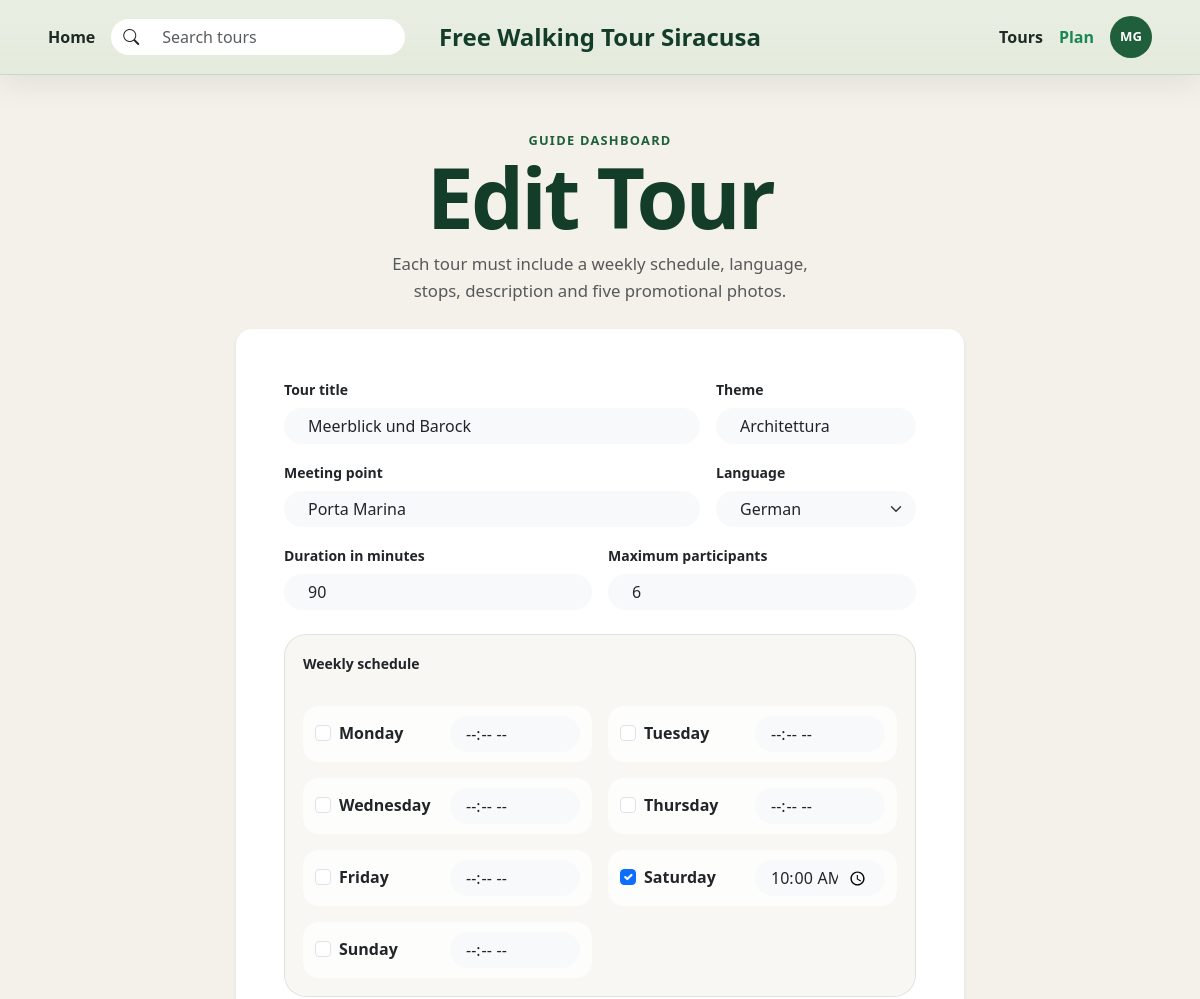
The page /tour/4/edit (signed in, upper part) on the database as committed earlier.
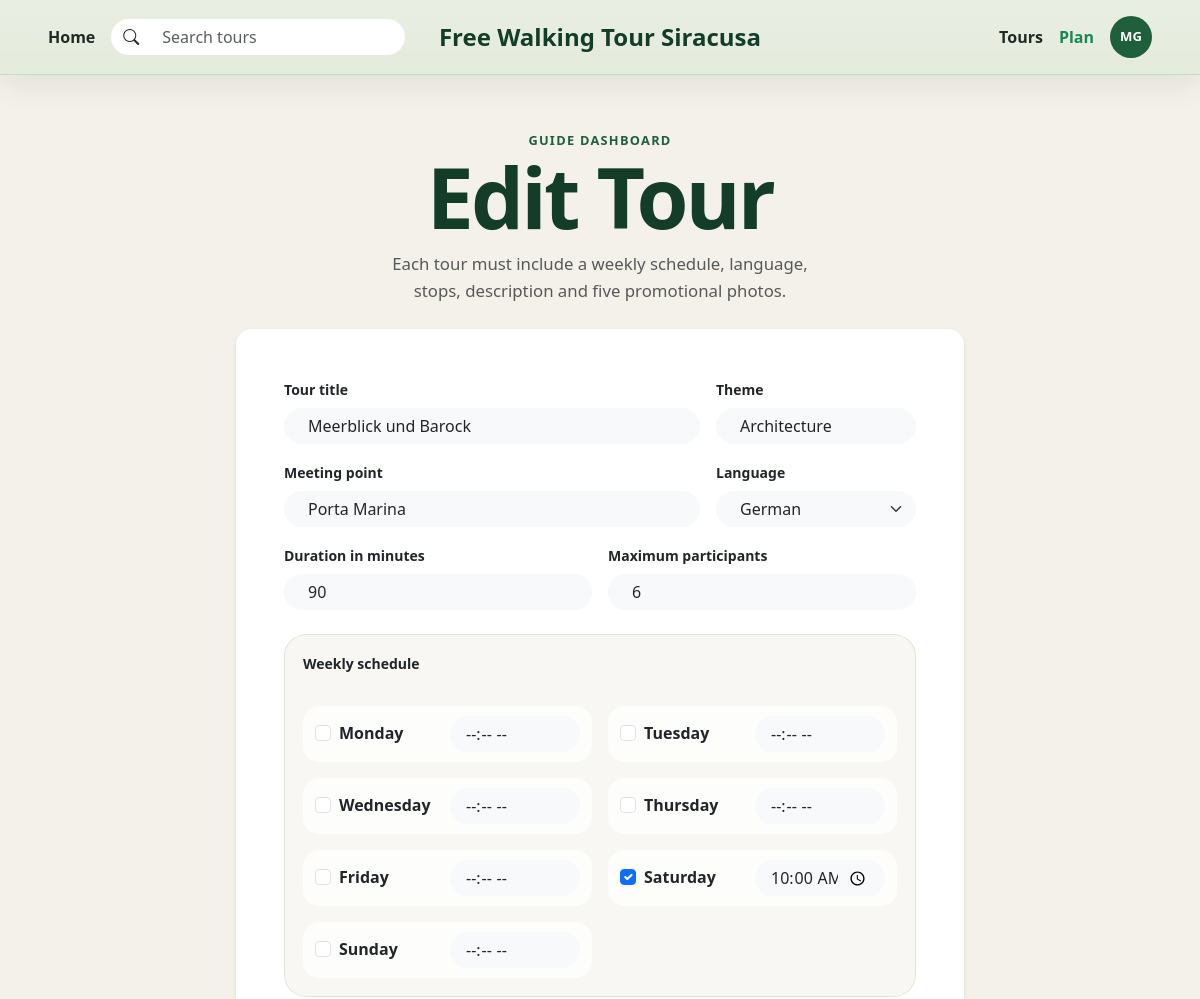
The same page on the database as committed later.
### tables this page shows
CREATE TABLE tours (
    id INTEGER PRIMARY KEY AUTOINCREMENT,
    guide_id INTEGER NOT NULL,
    title TEXT NOT NULL,
    theme TEXT NOT NULL,
    meeting_point TEXT NOT NULL,
    duration_mins INTEGER NOT NULL CHECK (duration_mins > 0),
    language TEXT NOT NULL,
    max_participants INTEGER NOT NULL CHECK (max_participants > 0),
    description TEXT NOT NULL,
    created_at TEXT NOT NULL DEFAULT CURRENT_TIMESTAMP,
    FOREIGN KEY (guide_id) REFERENCES users (id) ON DELETE CASCADE
);

### app.py (the view)
@app.route("/tour/<int:id>/edit", methods=["GET", "POST"])
@login_required
def edit_tour(id):
    denied = require_role("guide")
    if denied:
        return denied
    conn = get_db_connection()
    tour = get_tour_row(conn, id)
    if not tour:
        conn.close()
        abort(404)
    if tour["guide_id"] != int(current_user.id):
        conn.close()
        abort(403)
    if tour_has_any_reservations(conn, id):
        conn.close()
        flash("This tour already has reservations and cannot be edited.", "warning")
        return redirect(url_for("tour_detail", id=id))
    selected_schedules = {row["weekday"]: row["start_time"] for row in get_schedules(conn, id)}
    stops = ", ".join(row["name"] for row in get_stops(conn, id))
    tour_data = dict(tour)
    tour_data["stops_text"] = stops
    if request.method == "POST":
        data, errors = parse_tour_form(conn, exclude_tour_id=id)
        photo_files = get_form_photo_files()
        provided_files = [file for file in photo_files if file and file.filename]
        photo_error = validate_five_photos(photo_files, required=False)
        if photo_error:
            errors.append(photo_error)
        if errors:
            for error in errors:
                flash(error, "danger")
            conn.close()
            return render_template(
                "create_tour.html",
                tour=tour_data,
                selected_schedules=selected_schedules,
            )
        try:
            conn.execute(
                """
                UPDATE tours
                SET title = ?, theme = ?, meeting_point = ?, duration_mins = ?,
                    language = ?, max_participants = ?, description = ?
                WHERE id = ?
                """,
                (
                    data["title"],
                    data["theme"],
                    data["meeting_point"],
                    data["duration_mins"],
                    data["language"],
                    data["max_participants"],
                    data["description"],
                    id,
                ),
            )
            conn.execute("DELETE FROM tour_schedule WHERE tour_id = ?", (id,))
            conn.execute("DELETE FROM tour_stops WHERE tour_id = ?", (id,))
            for schedule in data["schedules"]:
                conn.execute(
                    "INSERT INTO tour_schedule (tour_id, weekday, start_time) VALUES (?, ?, ?)",
                    (id, schedule["weekday"], schedule["start_time"]),
                )
            for position, stop in enumerate(data["stops"], start=1):
                conn.execute(
                    "INSERT INTO tour_stops (tour_id, name, position) VALUES (?, ?, ?)",
                    (id, stop, position),
                )
            if provided_files:
                conn.execute("DELETE FROM tour_photos WHERE tour_id = ?", (id,))
                for position, file in enumerate(photo_files, start=1):
                    path = save_uploaded_file(file, f"tour-{id}-{position}")
                    conn.execute(
                        "INSERT INTO tour_photos (tour_id, path, position) VALUES (?, ?, ?)",
                        (id, path, position),
                    )
            conn.commit()
            flash("Tour updated.", "success")
            return redirect(url_for("tour_detail", id=id))
        except ValueError as exc:
            conn.rollback()
            flash(str(exc), "danger")
        finally:
            conn.close()
    else:
        conn.close()
    return render_template(
        "create_tour.html",
        tour=tour_data,
        selected_schedules=selected_schedules,
    )

### app.py (called while the page is built)
@login_manager.user_loader
def load_user(user_id):
    conn = get_db_connection()
    user_row = conn.execute("SELECT * FROM users WHERE id = ?", (user_id,)).fetchone()
    conn.close()
    if user_row:
        return User(
            user_row["id"],
            user_row["email"],
            user_row["role"],
            user_row["first_name"],
            user_row["last_name"],
            user_row["languages"],
        )
    return None

@app.context_processor
def inject_constants():
    return {
        "LANGUAGES": LANGUAGES,
        "WEEKDAYS": WEEKDAYS,
        "WEEKDAY_NAMES": WEEKDAY_NAMES,
        "DURATION_FILTERS": DURATION_FILTERS,
    }

def require_role(role):
    if not current_user.is_authenticated:
        return redirect(url_for("login", next=request.path))
    if current_user.role != role:
        flash("This account does not have permission to perform this action.", "warning")
        return redirect(url_for("index"))
    return None

def get_schedules(conn, tour_id):
    return conn.execute(
        "SELECT * FROM tour_schedule WHERE tour_id = ? ORDER BY weekday",
        (tour_id,),
    ).fetchall()

### templates/create_tour.html (shortened to what the changed rows need)
{% extends 'base.html' %}
{% block content %}
<main class="container-fluid px-3 px-lg-5 py-4 py-lg-5">
  <div class="row justify-content-center">
    <div class="col-lg-9 col-xl-8">
      <header class="mb-4 text-center">
        <h1 class="homepage-title mb-3">{% if tour %}Edit Tour{% else %}Plan a Tour{% endif %}</h1>
      </header>
      <section class="form-card card border-0 shadow-sm rounded-4 p-4 p-lg-5 bg-white">
        <form action="{% if tour %}{{ url_for('edit_tour', id=tour.id) }}{% else %}{{ url_for('create_tour') }}{% endif %}" method="POST" enctype="multipart/form-data">
          <div class="row g-3 mb-3">
            <div class="col-md-8">
              <label class="form-label small fw-bold" for="title">Tour title</label>
              <input id="title" type="text" name="title" class="form-control rounded-pill bg-light border-0 px-4" minlength="4" required value="{{ tour.title if tour else '' }}">
            </div>
            <div class="col-md-4">
              <label class="form-label small fw-bold" for="theme">Theme</label>
              <input id="theme" type="text" name="theme" class="form-control rounded-pill bg-light border-0 px-4" minlength="3" required value="{{ tour.theme if tour else '' }}" placeholder="History, food...">
            </div>
          </div>
          <div class="row g-3 mb-3">
            <div class="col-md-8">
              <label class="form-label small fw-bold" for="meeting_point">Meeting point</label>
              <input id="meeting_point" type="text" name="meeting_point" class="form-control rounded-pill bg-light border-0 px-4" minlength="4" required value="{{ tour.meeting_point if tour else '' }}">
            </div>
            <div class="col-md-4">
              <label class="form-label small fw-bold" for="language">Language</label>
              <select id="language" name="language" class="form-select rounded-pill bg-light border-0 px-4" required>
                {% for language in current_user.spoken_languages %}
                  <option value="{{ language }}" {% if tour and tour.language == language %}selected{% endif %}>{{ language }}</option>
                {% endfor %}
              </select>
            </div>
          </div>
          <div class="row g-3 mb-4">
            <div class="col-md-6">
              <label class="form-label small fw-bold" for="duration_mins">Duration in minutes</label>
              <input id="duration_mins" type="number" name="duration_mins" class="form-control rounded-pill bg-light border-0 px-4" min="30" max="360" required value="{{ tour.duration_mins if tour else 120 }}">
            </div>
            <div class="col-md-6">
              <label class="form-label small fw-bold" for="max_participants">Maximum participants</label>
              <input id="max_participants" type="number" name="max_participants" class="form-control rounded-pill bg-light border-0 px-4" min="1" max="40" required value="{{ tour.max_participants if tour else 12 }}">
            </div>
          </div>
        </form>
      </section>
    </div>
  </div>
</main>
{% endblock %}

Rows that differ between the two databases and show on the page:
changed tours "Meerblick und Barock": theme "Architettura" → "Architecture"
